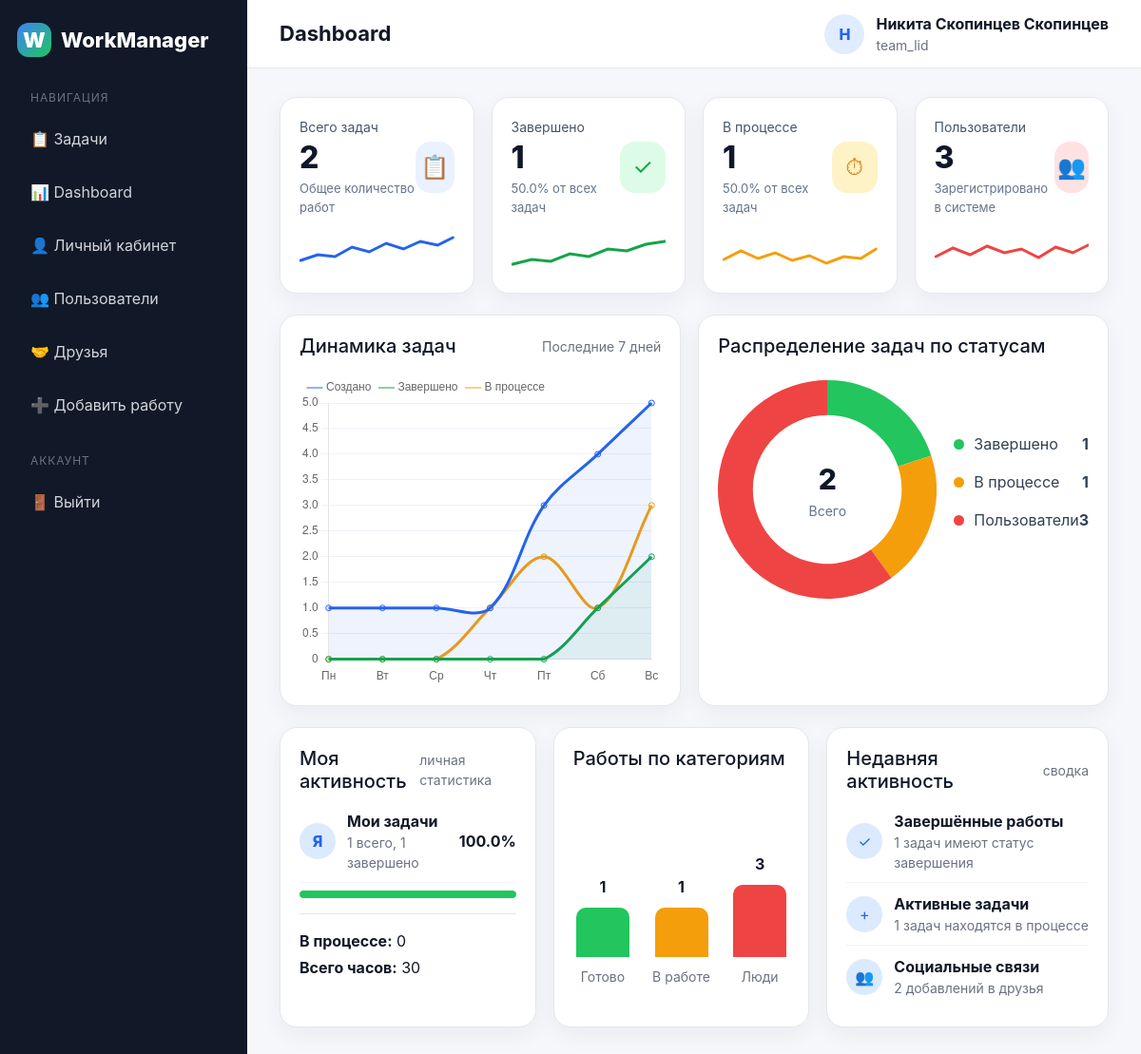
The app's page /dashboard (signed in) with its own data.
### data/users.py (models this page shows, shortened)
class User(SqlAlchemyBase, UserMixin):
    __tablename__ = 'users'
    id = sqlalchemy.Column(sqlalchemy.Integer, primary_key=True, autoincrement=True)
    surname = sqlalchemy.Column(sqlalchemy.String, nullable=True)
    name = sqlalchemy.Column(sqlalchemy.String, nullable=True)
    age = sqlalchemy.Column(sqlalchemy.Integer, nullable=True)
    position = sqlalchemy.Column(sqlalchemy.String, nullable=True)
    speciality = sqlalchemy.Column(sqlalchemy.String, nullable=True)
    address = sqlalchemy.Column(sqlalchemy.String, nullable=True)
    email = sqlalchemy.Column(sqlalchemy.String, index=True, unique=True, nullable=False)
    hashed_password = sqlalchemy.Column(sqlalchemy.String, nullable=False)
    modified_date = sqlalchemy.Column(sqlalchemy.DateTime, default=datetime.datetime.now)
    jobs = orm.relationship('Jobs', back_populates='user', cascade='all, delete-orphan')
    departments = orm.relationship('Department', back_populates='user')

### main.py (the view)
@app.route('/dashboard')
@login_required
def dashboard():
    db_sess = db_session.create_session()
    jobs = db_sess.query(Jobs).all()
    users = db_sess.query(User).all()
    friendships = db_sess.query(Friendship).all()
    total = len(jobs)
    done = len([job for job in jobs if job.is_finished])
    in_progress = total - done
    total_hours = sum(job.work_size or 0 for job in jobs)
    my_jobs = [job for job in jobs if job.team_leader == current_user.id]
    my_total = len(my_jobs)
    my_done = len([job for job in my_jobs if job.is_finished])
    my_in_progress = my_total - my_done
    total_users = len(users)
    total_friendships = len(friendships)
    db_sess.close()
    return render_template(
        'dashboard.html',
        title='Dashboard',
        total=total,
        done=done,
        in_progress=in_progress,
        total_hours=total_hours,
        my_total=my_total,
        my_done=my_done,
        my_in_progress=my_in_progress,
        total_users=total_users,
        total_friendships=total_friendships
    )

### data/db_session.py (called while the page is built)
def create_session() -> Session:
    global __factory
    return __factory()

### main.py (called while the page is built)
@login_manager.user_loader
def load_user(user_id):
    db_sess = db_session.create_session()
    user = db_sess.get(User, int(user_id))
    db_sess.close()
    return user

### templates/dashboard.html (shortened to what this page needs)
{% extends "base.html" %}
{% block content %}
<div class="dashboard-grid">
    <div class="dash-card">
        <div class="dash-card-head"><div><div class="dash-label">Всего задач</div><div class="dash-number">{{ total }}</div><div class="dash-sub">Общее количество работ</div></div><div class="dash-icon icon-blue">📋</div></div>
        <svg class="spark" viewBox="0 0 160 44"><polyline fill="none" stroke="#2563eb" stroke-width="3" stroke-linecap="round" points="0,30 18,24 36,26 54,16 72,21 90,12 108,18 126,10 144,14 160,6"/></svg>
    </div>
    <div class="dash-card">
        <div class="dash-card-head"><div><div class="dash-label">Завершено</div><div class="dash-number">{{ done }}</div><div class="dash-sub">{{ ((done / total * 100) | round(0)) if total else 0 }}% от всех задач</div></div><div class="dash-icon icon-green">✓</div></div>
        <svg class="spark" viewBox="0 0 160 44"><polyline fill="none" stroke="#16a34a" stroke-width="3" stroke-linecap="round" points="0,34 20,29 40,31 60,23 80,26 100,18 120,20 140,13 160,10"/></svg>
    </div>
    <div class="dash-card">
        <div class="dash-card-head"><div><div class="dash-label">В процессе</div><div class="dash-number">{{ in_progress }}</div><div class="dash-sub">{{ ((in_progress / total * 100) | round(0)) if total else 0 }}% от всех задач</div></div><div class="dash-icon icon-yellow">⏱</div></div>
        <svg class="spark" viewBox="0 0 160 44"><polyline fill="none" stroke="#f59e0b" stroke-width="3" stroke-linecap="round" points="0,29 18,20 36,28 54,22 72,30 90,25 108,33 126,26 144,28 160,18"/></svg>
    </div>
    <div class="dash-card">
        <div class="dash-card-head"><div><div class="dash-label">Пользователи</div><div class="dash-number">{{ total_users }}</div><div class="dash-sub">Зарегистрировано в системе</div></div><div class="dash-icon icon-red">👥</div></div>
        <svg class="spark" viewBox="0 0 160 44"><polyline fill="none" stroke="#ef4444" stroke-width="3" stroke-linecap="round" points="0,26 18,17 36,24 54,15 72,22 90,18 108,27 126,16 144,22 160,14"/></svg>
    </div>
</div>
<div class="analytics-grid">
    <div class="dash-card">
        <div class="d-flex justify-content-between align-items-center mb-3"><h5 class="mb-0">Динамика задач</h5><span class="text-muted-small">Последние 7 дней</span></div>
        <div class="chart-box"><canvas id="lineChart"></canvas></div>
    </div>
    <div class="dash-card">
        <h5 class="mb-4">Распределение задач по статусам</h5>
        <div class="donut-wrap">
            <div class="donut-box">
                <canvas id="donutChart"></canvas>
                <div class="donut-center"><div class="donut-total">{{ total }}</div><div class="donut-caption">Всего</div></div>
            </div>
            <div>
                <div class="legend-row"><div class="legend-left"><span class="dot dot-green"></span>Завершено</div><strong>{{ done }}</strong></div>
                <div class="legend-row"><div class="legend-left"><span class="dot dot-yellow"></span>В процессе</div><strong>{{ in_progress }}</strong></div>
                <div class="legend-row"><div class="legend-left"><span class="dot dot-red"></span>Пользователи</div><strong>{{ total_users }}</strong></div>
            </div>
        </div>
    </div>
</div>
<div class="bottom-grid">
    <div class="dash-card">
        <div class="d-flex justify-content-between align-items-center mb-2"><h5 class="mb-0">Моя активность</h5><span class="text-muted-small">личная статистика</span></div>
        <div class="person-row"><div class="mini-avatar">Я</div><div style="flex:1"><strong>Мои задачи</strong><div class="text-muted-small">{{ my_total }} всего, {{ my_done }} завершено</div></div><strong>{{ ((my_done / my_total * 100) | round(0)) if my_total else 0 }}%</strong></div>
        <div class="progress-line mt-2"><div class="progress-fill" style="width: {{ ((my_done / my_total * 100) | round(0)) if my_total else 0 }}%;"></div></div>
        <hr><p class="mb-1"><strong>В процессе:</strong> {{ my_in_progress }}</p><p class="mb-0"><strong>Всего часов:</strong> {{ total_hours }}</p>
    </div>
    <div class="dash-card">
        <h5>Работы по категориям</h5>
        <div class="priority-bars">
            <div class="priority-col"><strong>{{ done }}</strong><div class="priority-bar bar-green" style="height: {{ [40 + done * 12, 200]|min }}px;"></div><span class="text-muted-small">Готово</span></div>
            <div class="priority-col"><strong>{{ in_progress }}</strong><div class="priority-bar bar-yellow" style="height: {{ [40 + in_progress * 12, 200]|min }}px;"></div><span class="text-muted-small">В работе</span></div>
            <div class="priority-col"><strong>{{ total_users }}</strong><div class="priority-bar bar-red" style="height: {{ [40 + total_users * 12, 200]|min }}px;"></div><span class="text-muted-small">Люди</span></div>
        </div>
    </div>
    <div class="dash-card">
        <div class="d-flex justify-content-between align-items-center mb-2"><h5 class="mb-0">Недавняя активность</h5><span class="text-muted-small">сводка</span></div>
        <div class="activity-row"><div class="activity-icon">✓</div><div><strong>Завершённые работы</strong><div class="text-muted-small">{{ done }} задач имеют статус завершения</div></div></div>
        <div class="activity-row"><div class="activity-icon">+</div><div><strong>Активные задачи</strong><div class="text-muted-small">{{ in_progress }} задач находятся в процессе</div></div></div>
        <div class="activity-row"><div class="activity-icon">👥</div><div><strong>Социальные связи</strong><div class="text-muted-small">{{ total_friendships }} добавлений в друзья</div></div></div>
    </div>
</div>
<script>
const total = {{ total }};
const done = {{ done }};
const inProgress = {{ in_progress }};
const users = {{ total_users }};
const labels = ['Пн','Вт','Ср','Чт','Пт','Сб','Вс'];
new Chart(document.getElementById('lineChart'), {
    type: 'line',
    data: {
        labels: labels,
        datasets: [
            {label:'Создано',data:[Math.max(1,total-6),Math.max(1,total-4),Math.max(1,total-3),Math.max(1,total-1),total+1,total+2,total+3],borderColor:'#2563eb',backgroundColor:'rgba(37,99,235,.08)',tension:.35,fill:true},
            {label:'Завершено',data:[Math.max(0,done-5),Math.max(0,done-4),Math.max(0,done-3),Math.max(0,done-2),Math.max(0,done-1),done,done+1],borderColor:'#16a34a',backgroundColor:'rgba(22,163,74,.08)',tension:.35,fill:true},
            {label:'В процессе',data:[Math.max(0,inProgress-3),Math.max(0,inProgress-2),Math.max(0,inProgress-1),inProgress,inProgress+1,inProgress,inProgress+2],borderColor:'#f59e0b',backgroundColor:'rgba(245,158,11,.05)',tension:.35,fill:false}
        ]
    },
    options: {responsive:true,maintainAspectRatio:false,plugins:{legend:{position:'top',align:'start',labels:{boxWidth:12,usePointStyle:true,pointStyle:'line'}}},scales:{y:{beginAtZero:true,grid:{color:'#eef2f7'}},x:{grid:{display:false}}}}
});
let donutData = [done, inProgress, users];
let donutLabels = ['Завершено','В процессе','Пользователи'];
let donutColors = ['#22c55e','#f59e0b','#ef4444'];
if (total === 0 && users === 0) {
    donutData = [1];
    donutLabels = ['Нет данных'];
    donutColors = ['#cbd5e1'];
}
new Chart(document.getElementById('donutChart'), {
    type: 'doughnut',
    data: {labels: donutLabels, datasets: [{data: donutData, backgroundColor: donutColors, borderWidth: 0}]},
    options: {responsive:true,maintainAspectRatio:false,cutout:'68%',plugins:{legend:{display:false}}}
});
</script>
{% endblock %}

### templates/base.html (shortened to what this page needs)
<!DOCTYPE html>
<html lang="ru">
<head>
    <link rel="stylesheet"
          href="https://stackpath.bootstrapcdn.com/bootstrap/4.4.1/css/bootstrap.min.css"
>
    <link rel="stylesheet" href="{{ url_for('static', filename='css/style.css') }}">
</head>
<body>
    <div class="app-layout">
        <aside class="sidebar">
            <div class="logo">
                <div class="logo-mark">W</div>
                <span>WorkManager</span>
            </div>
            <div class="sidebar-section">Навигация</div>
            <a href="/">📋 Задачи</a>
            <a href="/dashboard">📊 Dashboard</a>
            {% if current_user.is_authenticated %}
                <a href="/personal">👤 Личный кабинет</a>
                <a href="/users">👥 Пользователи</a>
                <a href="/friends">🤝 Друзья</a>
                <a href="/add_job">➕ Добавить работу</a>
                <div class="sidebar-section">Аккаунт</div>
                <a href="/logout">🚪 Выйти</a>
            {% else %}
                <a href="/login">🔐 Войти</a>
                <a href="/register">📝 Регистрация</a>
            {% endif %}
        </aside>
        <section class="main-area">
            <header class="topbar">
                <h1 class="page-title">{{ title }}</h1>
                {% if current_user.is_authenticated %}
                    <div class="user-chip">
                        <div class="avatar">
                            {{ current_user.name[0] if current_user.name else 'U' }}
                        </div>
                        <div>
                            <strong>{{ current_user.name }} {{ current_user.surname }}</strong>
                            <div class="text-muted-small">{{ current_user.position }}</div>
                        </div>
                    </div>
                {% else %}
                    <div>
                        <a class="btn btn-outline-primary mr-2" href="/login">Войти</a>
                        <a class="btn btn-primary" href="/register">Регистрация</a>
                    </div>
                {% endif %}
            </header>
            <main class="content">
                {% block content %}{% endblock %}
            </main>
        </section>
    </div>
</body>
</html>

### static/css/style.css (style rules this page uses)
:root { --primary: #2563eb; --primary-dark: #1d4ed8; --sidebar: #111827; --sidebar-soft: #1f2937; --bg: #f5f7fb; --card: #ffffff; --text: #111827; --muted: #6b7280; --border: #e5e7eb; --success-bg: #dcfce7; --success-text: #166534; --warning-bg: #fef3c7; --warning-text: #92400e; }
* { box-sizing: border-box; }
body { margin: 0; background: var(--bg); color: var(--text); font-family: -apple-system, BlinkMacSystemFont, "Segoe UI", Roboto, Arial, sans-serif; }
.app-layout { display: flex; min-height: 100vh; }
.sidebar { width: 260px; background: var(--sidebar); color: #fff; padding: 24px 18px; position: fixed; top: 0; bottom: 0; left: 0; }
.logo { display: flex; align-items: center; gap: 10px; font-size: 22px; font-weight: 800; margin-bottom: 34px; }
.logo-mark { width: 36px; height: 36px; border-radius: 12px; background: linear-gradient(135deg, #3b82f6, #22c55e); display: flex; align-items: center; justify-content: center; font-weight: 900; }
.sidebar a { display: flex; align-items: center; gap: 10px; color: #d1d5db; text-decoration: none; padding: 12px 14px; border-radius: 12px; margin-bottom: 8px; transition: 0.15s ease; }
.sidebar-section { color: #6b7280; font-size: 12px; text-transform: uppercase; letter-spacing: 0.08em; margin: 26px 14px 10px; }
.main-area { margin-left: 260px; width: calc(100% - 260px); }
.topbar { height: 72px; background: #fff; border-bottom: 1px solid var(--border); display: flex; align-items: center; justify-content: space-between; padding: 0 34px; position: sticky; top: 0; z-index: 10; }
.page-title { font-size: 22px; font-weight: 750; margin: 0; }
.user-chip { display: flex; align-items: center; gap: 12px; color: var(--text); }
.avatar { width: 42px; height: 42px; border-radius: 50%; background: #e0ecff; color: var(--primary); display: flex; align-items: center; justify-content: center; font-weight: 800; }
.content { padding: 30px 34px 44px; }
.text-muted-small { color: var(--muted); font-size: 14px; }

### records on screen
User: name "Н", name "Никита Скопинцев", surname "Скопинцев", position "team_lid"

### other values on screen
{{ title }} "Dashboard"
{{ total }} "2"
{{ done }} "1"
{{ ((done / total * 100) | round(0)) if total else 0 }} "50.0"
{{ in_progress }} "1"
{{ ((in_progress / total * 100) | round(0)) if total else 0 }} "50.0"
{{ total_users }} "3"
{{ my_total }} "1"
{{ my_done }} "1"
{{ ((my_done / my_total * 100) | round(0)) if my_total else 0 }} "100.0"
{{ my_in_progress }} "0"
{{ total_hours }} "30"
{{ total_friendships }} "2"
chart data {{ total }} 2
chart data {{ done }} 1
